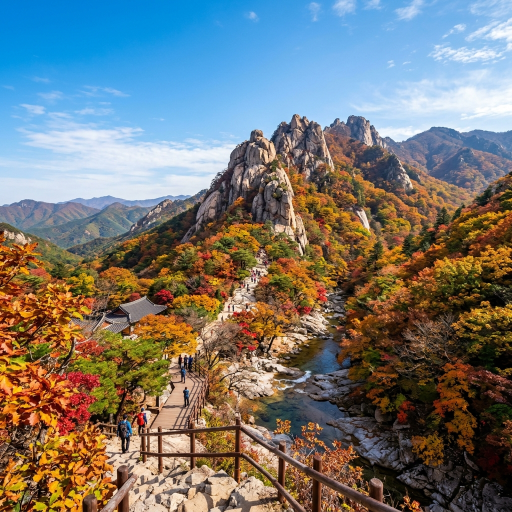
#> input picture mbam_nextgen/test_image.jpg, 1024 x 1024 px (shown at 1/2 size)
$ python -i armor.py   (imports and definitions only)
#> lines starting #> are read from the running program, lines starting #| are printed output that depends on the picture
import os
import random
import io
import hashlib
from PIL import Image, ImageEnhance, ImageFilter
import piexif

class ImageArmor:
    """
    [L3. The Armor] - Pro Version
    이미지 픽셀 변조 및 가짜 EXIF 데이터 주입을 통해 이미지 지문을 완전히 새로 생성합니다.
    """

    def __init__(self, output_dir: str = "mbam_nextgen/temp_images"):
        self.output_dir = output_dir
        os.makedirs(output_dir, exist_ok=True)

    def _get_fake_exif(self):
        """최신 스마트폰 기기 정보를 담은 가짜 EXIF 데이터를 생성합니다."""
        devices = [
            {"make": "Apple", "model": "iPhone 15 Pro"},
            {"make": "Samsung", "model": "SM-S928N"}, # Galaxy S24 Ultra
            {"make": "Apple", "model": "iPhone 14"},
        ]
        dev = random.choice(devices)

        exif_dict = {"0th": {}, "Exif": {}, "GPS": {}, "1st": {}, "thumbnail": None}
        exif_dict["0th"][piexif.ImageIFD.Make] = dev["make"]
        exif_dict["0th"][piexif.ImageIFD.Model] = dev["model"]
        exif_dict["0th"][piexif.ImageIFD.Software] = "iOS 17.4" if "iPhone" in dev["model"] else "Android 14"

        # 촬영 시간 (현재 시간 기준 무작위)
        exif_dict["Exif"][piexif.ExifIFD.DateTimeOriginal] = "2024:05:10 14:20:05"

        return piexif.dump(exif_dict)

    def wash_image(self, input_path: str, output_filename: str) -> str:
#> called with input_path = '../test_image.jpg', output_filename = 'out.png'
        try:
            with Image.open(input_path) as img:
                # 1. 포맷 변환 (PNG/WebP -> JPEG) 및 회전 보정
#> img is the input picture: PIL image 1024x1024 RGB; mean R, G, B 117.2, 117.9, 114.5
                img = img.convert("RGB")

                # 2. 미세 회전 (무작위 방향 0.1~0.5도)
                angle = random.uniform(0.1, 0.5)
                if random.random() > 0.5: angle = -angle
                img = img.rotate(angle, expand=False, resample=Image.BICUBIC)
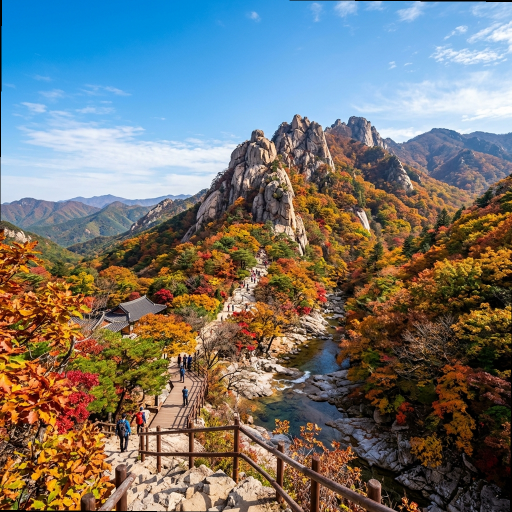
#> img: PIL image 1024x1024 RGB (shown at 1/2 size); mean R, G, B 116.4, 116.9, 113.7

                # 3. 미세 크롭 (회전 후 여백 제거 및 해시 변조)
                w, h = img.size
#> w = 1024; h = 1024
                cp = random.randint(3, 6)
                img = img.crop((cp, cp, w - cp, h - cp))
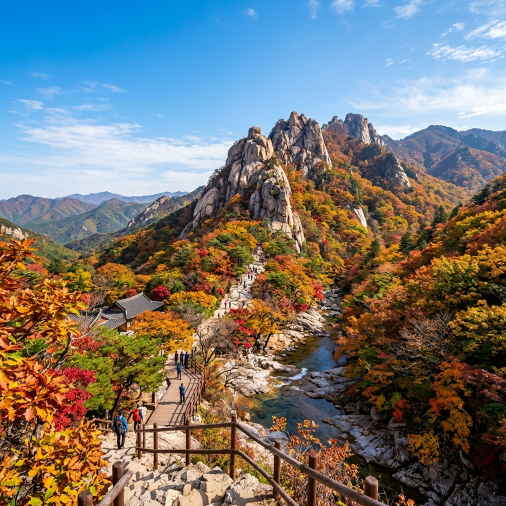
#> img: PIL image 1012x1012 RGB (shown at 1/2 size); mean R, G, B 117.1, 117.4, 113.9

                # 4. 밝기/대비 미세 조정 (인간은 못 느끼는 1% 내외)
                img = ImageEnhance.Brightness(img).enhance(1 + random.uniform(-0.01, 0.01))
                img = ImageEnhance.Contrast(img).enhance(1 + random.uniform(-0.01, 0.01))

                # 5. 가우시안 노이즈 주입 (픽셀 값 미세 변조)
                if random.random() > 0.5:
                    noise = img.filter(ImageFilter.GaussianBlur(radius=random.uniform(0.1, 0.2)))
                    img = Image.blend(img, noise, alpha=0.1)

                output_path = os.path.join(self.output_dir, output_filename)

                # 6. 가짜 EXIF 주입 및 저장
                exif_bytes = self._get_fake_exif()
                img.save(output_path, "JPEG", quality=random.randint(94, 98), exif=exif_bytes)

                return output_path
        except Exception as e:
            print(f"[Armor] 에러: {e}")
            raise RuntimeError(f"이미지 보안 세척 실패: {e}")

    def get_file_hash(self, path: str) -> str:
        """파일의 MD5 해시값을 계산합니다."""
        hasher = hashlib.md5()
        with open(path, 'rb') as f:
            hasher.update(f.read())
        return hasher.hexdigest()

#> (the run stopped early here; a loop or call above may not have finished)
